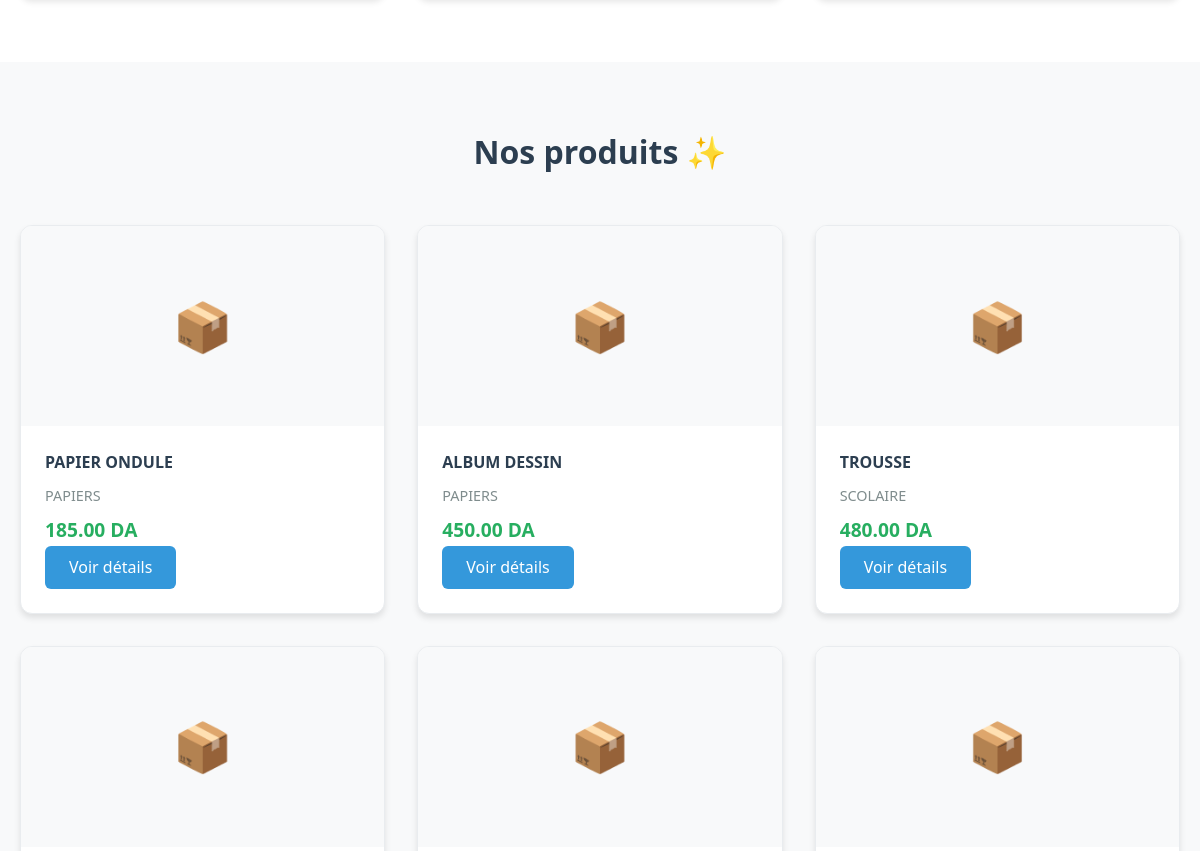
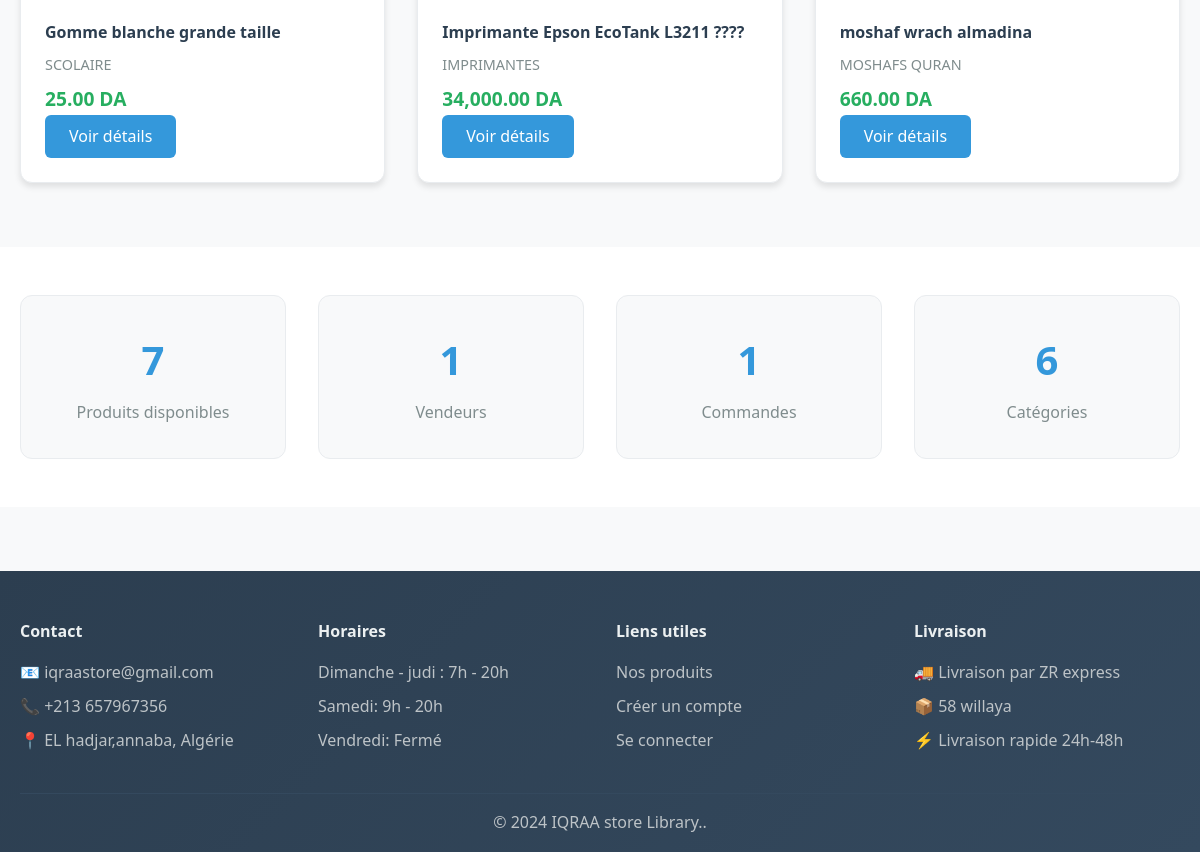
Before: / (lower part) with the older database file (2 pictures, top to bottom).
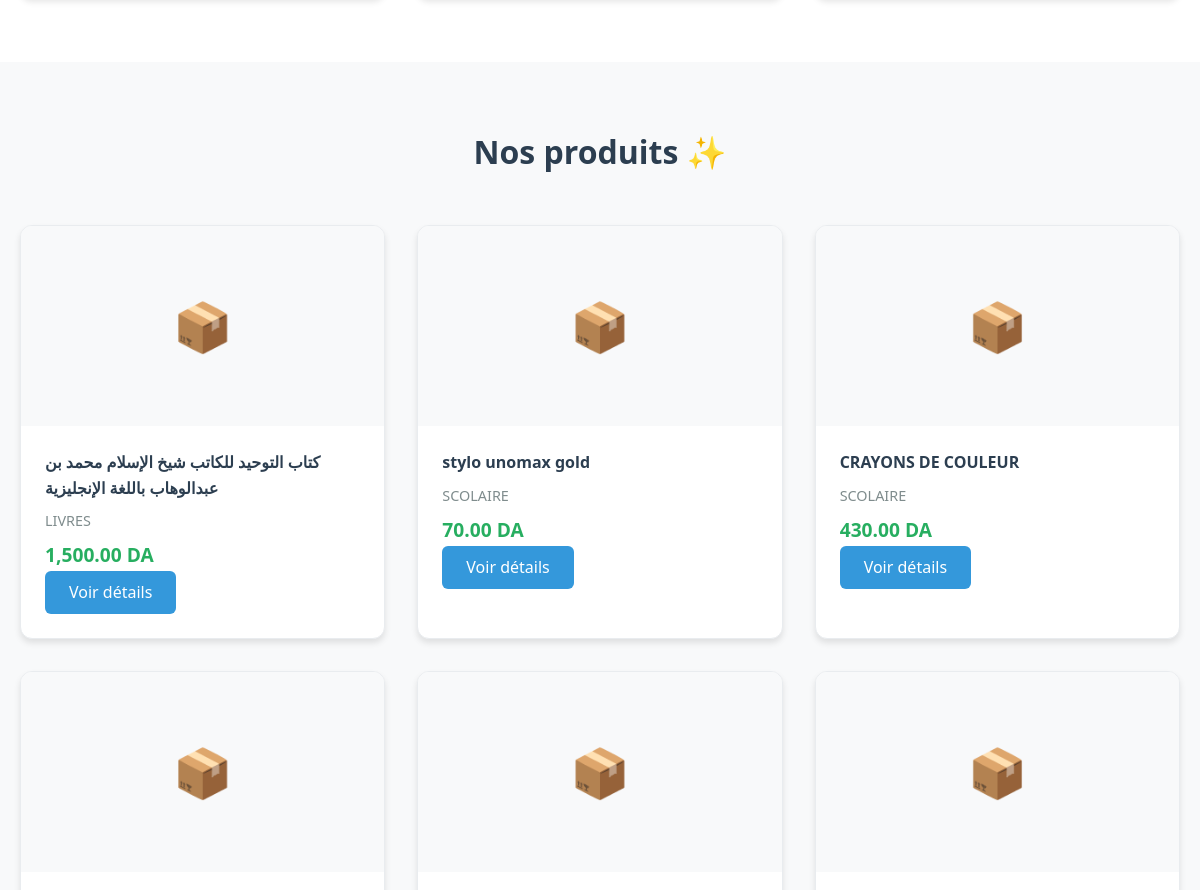
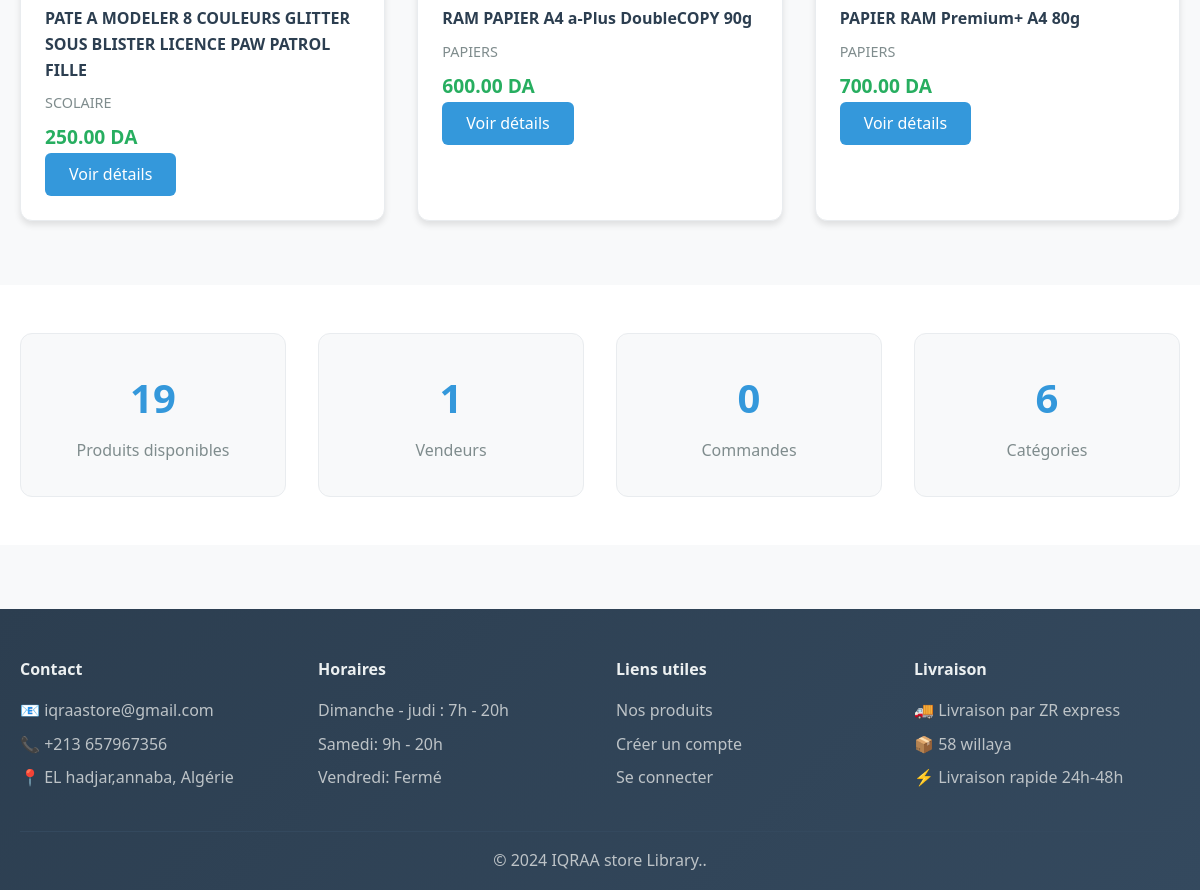
After: the same page with the newer database file (2 pictures, top to bottom).
### tables this page shows
CREATE TABLE `products` (
  `id` int(11) NOT NULL,
  `title` varchar(100) NOT NULL,
  `description` text DEFAULT NULL,
  `price` decimal(10,2) NOT NULL,
  `category_id` int(11) DEFAULT NULL,
  `bibliothecaire_id` int(11) DEFAULT NULL,
  `image_url` varchar(255) DEFAULT NULL,
  `stock` int(11) DEFAULT 1,
  `status` enum('available','sold') DEFAULT 'available',
  `created_at` timestamp NOT NULL DEFAULT current_timestamp()
);

CREATE TABLE `categories` (
  `id` int(11) NOT NULL,
  `name` varchar(50) NOT NULL,
  `description` text DEFAULT NULL
);

### config.php (called while the page is built, shortened)
<?php
function sanitizeInput($input) {
    return htmlspecialchars(trim($input), ENT_QUOTES, 'UTF-8');
}
?>

### index.php (the view, shortened to what this page needs)
<?php include 'config.php'; ?>
<!DOCTYPE html>
<html lang="fr">
<head>
    <link rel="stylesheet" href="style.css">
</head>
<body>
    <main>
        <section class="categories">
        </section>
        <section class="featured-products">
            <div class="container">
                <h3>Nos produits ✨</h3>
                <div class="products-grid">
                    <?php
                    $query = "SELECT p.*, c.name as category_name FROM products p
                             JOIN categories c ON p.category_id = c.id
                             WHERE p.status = 'available' AND p.stock > 0
                             ORDER BY p.created_at DESC LIMIT 6";
                    $result = $conn->query($query);
                    if ($result && $result->num_rows > 0):
                        while ($product = $result->fetch_assoc()):
                    ?>
                        <div class="product-card">
                            <div class="product-image">
                                <?php if ($product['image_url']): ?>
                                    <div class="product-placeholder" style="display: none;">📦</div>
                                <?php else: ?>
                                    <div class="product-placeholder">📦</div>
                                <?php endif; ?>
                            </div>
                            <div class="product-info">
                                <h4><?php echo sanitizeInput($product['title']); ?></h4>
                                <p class="category"><?php echo sanitizeInput($product['category_name']); ?></p>
                                <p class="price"><?php echo number_format($product['price'], 2); ?> <?php echo CURRENCY; ?></p>
                                <a href="product_detail.php?id=<?php echo $product['id']; ?>" class="btn btn-primary">Voir détails</a>
                            </div>
                        </div>
                    <?php
                        endwhile;
                    endif; ?>
                </div>
            </div>
        </section>
        <section class="stats">
            <div class="container">
                <div class="stats-grid">
                    <?php
                    $stats_query = "SELECT
                        (SELECT COUNT(*) FROM products WHERE status = 'available') as total_products,
                        (SELECT COUNT(*) FROM users WHERE role = 'bibliothecaire') as total_sellers,
                        (SELECT COUNT(*) FROM orders) as total_orders,
                        (SELECT COUNT(*) FROM categories) as total_categories";
                    $stats_result = $conn->query($stats_query);
                    $stats = $stats_result->fetch_assoc();
                    ?>
                    <div class="stat-card">
                        <h3><?php echo $stats['total_products']; ?></h3>
                        <p>Produits disponibles</p>
                    </div>
                    <div class="stat-card">
                        <h3><?php echo $stats['total_sellers']; ?></h3>
                        <p>Vendeurs</p>
                    </div>
                    <div class="stat-card">
                        <h3><?php echo $stats['total_orders']; ?></h3>
                        <p>Commandes</p>
                    </div>
                    <div class="stat-card">
                        <h3><?php echo $stats['total_categories']; ?></h3>
                        <p>Catégories</p>
                    </div>
                </div>
            </div>
        </section>
    </main>
    <footer>
        <div class="container">
            <div class="footer-content">
                <div class="footer-section">
                    <h4>Contact</h4>
                    <p>📧 iqraastore@gmail.com</p>
                    <p>📞 +213 657967356</p>
                    <p>📍 EL hadjar,annaba, Algérie</p>
                </div>
                <div class="footer-section">
                    <h4>Horaires</h4>
                    <p> Dimanche  - judi : 7h - 20h</p>
                    <p>Samedi: 9h - 20h</p>
                    <p>Vendredi: Fermé</p>
                </div>
                <div class="footer-section">
                    <h4>Liens utiles</h4>
                    <ul>
                        <li><a href="products.php">Nos produits</a></li>
                        <li><a href="signup.php">Créer un compte</a></li>
                        <li><a href="login.php">Se connecter</a></li>
                    </ul>
                </div>
                <div class="footer-section">
                    <h4>Livraison</h4>
                    <p>🚚 Livraison par ZR express</p>
                    <p>📦 58 willaya</p>
                    <p>⚡ Livraison rapide 24h-48h </p>
                </div>
            </div>
            <div class="footer-bottom">
                <p>&copy; 2024 IQRAA store Library..</p>
            </div>
        </div>
    </footer>
</body>
</html>

Changed rows visible on the page:
no longer on this page (row unchanged): products: title "PAPIER ONDULE", category.name "PAPIERS", price "185.00"
no longer on this page (row unchanged): products: title "ALBUM DESSIN", category.name "PAPIERS", price "450.00"
no longer on this page (row unchanged): products: title "TROUSSE", category.name "SCOLAIRE", price "480.00"
no longer on this page (row unchanged): products: title "Gomme blanche grande taille", category.name "SCOLAIRE", price "25.00"
no longer on this page (row unchanged): products: title "Imprimante Epson EcoTank L3211 ????️", category.name "IMPRIMANTES", price "34,000.00"
no longer on this page (row edited): products: title "moshaf wrach almadina", category.name "MOSHAFS QURAN", price "660.00"
added products: title "كتاب التوحيد للكاتب شيخ الإسلام محمد بن عبدالوهاب باللغة الإنجليزية", category.name "LIVRES", price "1,500.00"
added products: title "stylo unomax gold", category.name "SCOLAIRE", price "70.00"
added products: title "CRAYONS DE COULEUR", category.name "SCOLAIRE", price "430.00"
added products: title "PATE A MODELER 8 COULEURS GLITTER SOUS BLISTER LICENCE PAW PATROL FILLE", category.name "SCOLAIRE", price "250.00"
added products: title "RAM PAPIER A4 a-Plus DoubleCOPY 90g", category.name "PAPIERS", price "600.00"
added products: title "PAPIER RAM Premium+ A4 80g", category.name "PAPIERS", price "700.00"
Other visible differences:
$stats['total_products']: "7" → "19"
$stats['total_orders']: "1" → "0"
